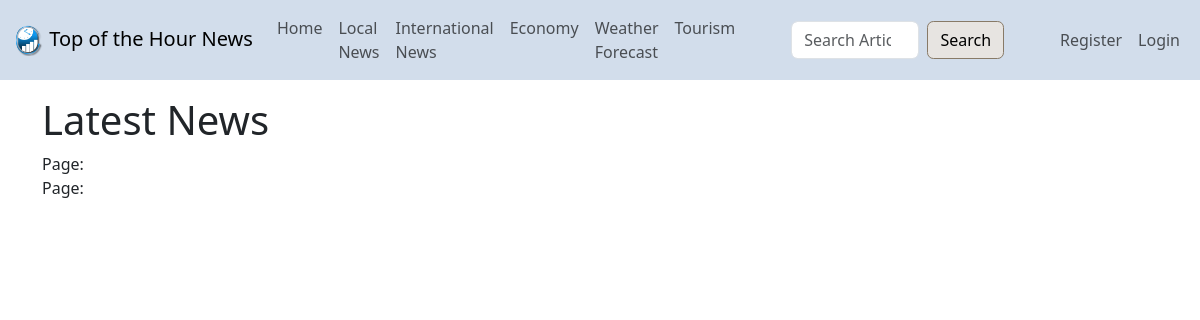
/displayNews/index.php, run on an earlier commit of the app's database.
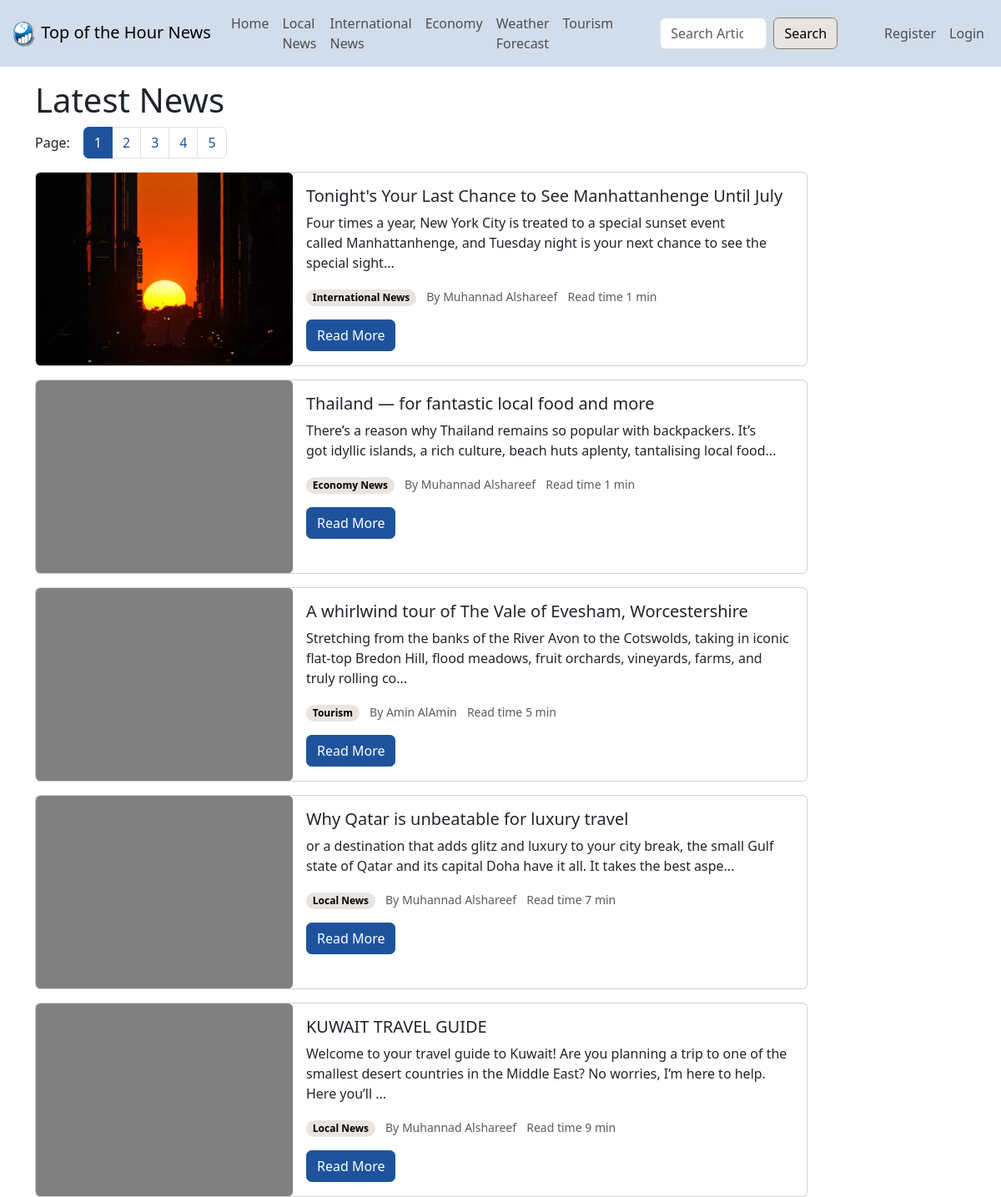
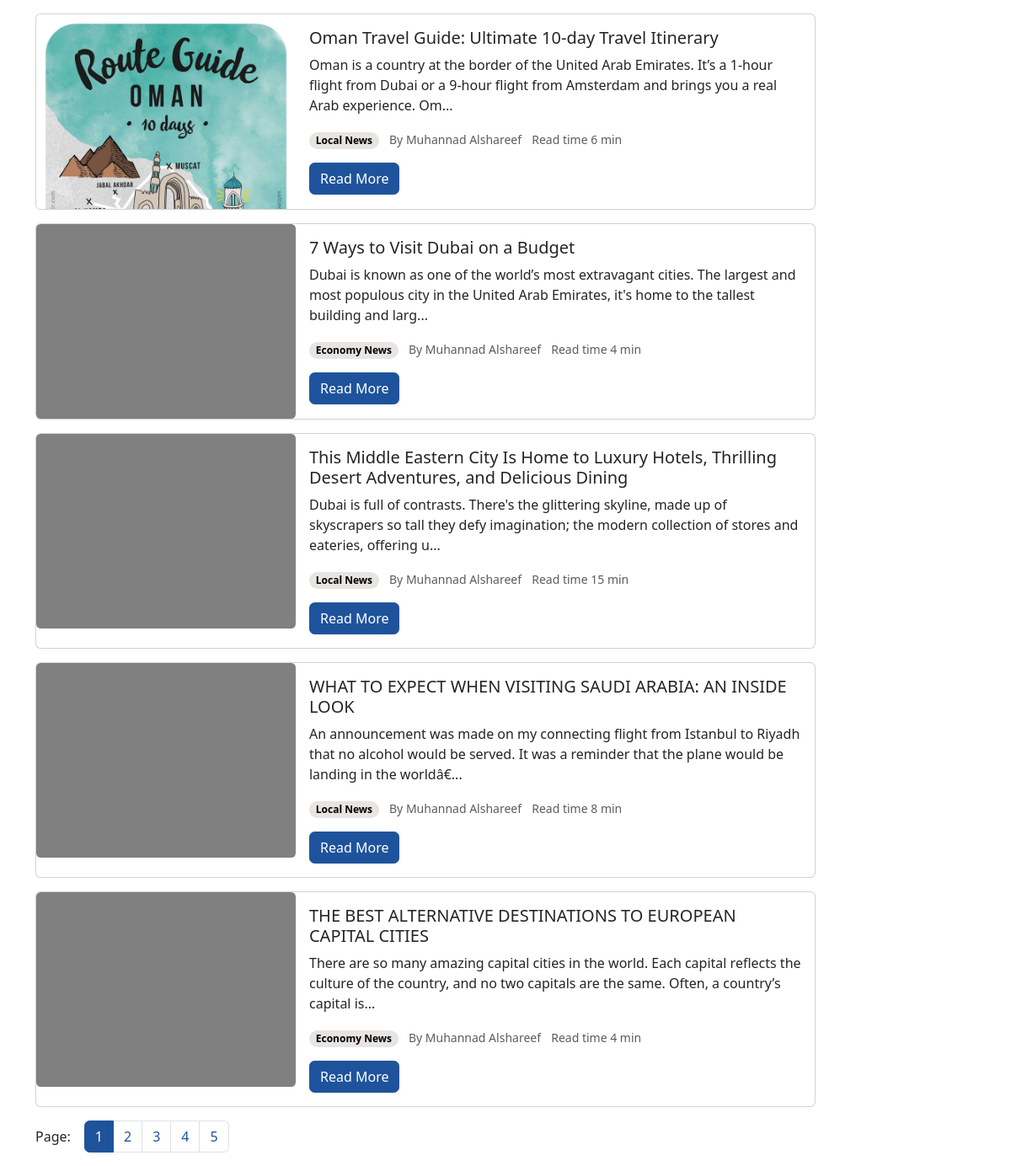
And on a later commit of the database (2 pictures, top to bottom).
### tables this page shows
CREATE TABLE `Articles` (
  `articleId` int(20) NOT NULL,
  `title` varchar(250) NOT NULL,
  `content` longtext NOT NULL,
  `readTime` int(250) NOT NULL,
  `writtenBy` int(20) NOT NULL,
  `date` datetime NOT NULL,
  `category` varchar(50) NOT NULL,
  `published` tinyint(1) NOT NULL DEFAULT 0,
  `approved` tinyint(1) NOT NULL DEFAULT 0,
  `removed` tinyint(1) NOT NULL DEFAULT 0,
  `thumbnail` varchar(1000) DEFAULT NULL
);

### models/Article.php (called while the page is built, shortened)
<?php
class Article
{
    public $category;
    public $author;
    public static function __set_state(array $state): Article
    {
        $article = new Article(
            (int) $state['articleId'],
            $state['title'],
            $state['content'],
            (int) $state['readTime'],
            (int) $state['writtenBy'],
            $state['date'],
            $state['category'],
            (bool) $state['published'],
            (bool) $state['approved'],
            (bool) $state['removed'],
            $state['thumbnail']
        );
        if (isset($state['author']))
            $article->author = $state['author'];
        return $article;
    }
    public function __construct(
        ?int $articleId,
        string $title,
        string $content,
        int $readTime,
        int $writtenBy,
        string $date,
        string $category,
        bool $published,
        bool $approved,
        bool $removed,
        ?string $thumbnail
    ) {
        $this->articleId = $articleId;
        $this->title = $title;
        $this->content = $content;
        $this->readTime = $readTime;
        $this->category = $category;
        $this->thumbnail = $thumbnail;
    }
    public static function get_published_articles(): Pagination
    {
        $pagination = new Pagination(10, 'call GetLatestArticles(', true);
        return $pagination;
    }
    public function display_category(): string
    {
        switch ($this->category) {
            case 'local':
                return 'Local News';
            case 'international':
                return 'International News';
            case 'economy':
                return 'Economy News';
            case 'tourism':
                return 'Tourism';
        }
    }
    public function get_author_name(): ?string
    {
        if (isset($this->author) && !empty($this->author))
            return $this->author;
    }
}

### Database.php (called while the page is built, shortened)
<?php
class Database
{
    public static $instance = null;
    public $mysqli = null;
    private function __construct()
    {
        if ($this->mysqli == null) {
            $this->mysqli = new mysqli(DB_HOSTNAME, DB_USERNAME, DB_PASSWORD, DB_DATABASE);
            $this->mysqli->set_charset('utf8mb4');
        }
    }
    public static function getInstance(): self
    {
        if (self::$instance == null) {
            return new self();
        }
    }
    public function query(string $sql): object
    {
        $result = $this->mysqli->query($sql);
        return $result;
    }
}

### displayNews/index.php (the view, shortened to what the changed rows need)
<?php
$pagination = Article::get_published_articles();
$articles = $pagination->get_page(null, function ($row) {
  return Article::__set_state($row);
});
?>
<div class="container">
  <h1>Latest News</h1>
  <div class="d-flex gap-3" style="align-items: first baseline;">
    <?= $pagination->pagination_controls(); ?>
  </div>
  <div class="row">
    <?php
    foreach ($articles as $article) {
      echo '
<div class="col-12 col-lg-10">
<div class="card mb-3">
  <div class="row g-0">
    <div class="col-md-4">
<div class="card-img ratio" style="background-image: url(' . $article->thumbnail . ')" role="img"></div>
    </div>
    <div class="col-12 col-md-8">
      <div class="card-body">
        <h5 class="card-title">' . $article->title . '</h5>
        <p class="card-text">' . substr(strip_tags($article->content), 0, 170) . '...</p>
        <p class="card-text">
            <span class="badge rounded-pill text-black bg-secondary-subtle vertical-align-middle">
                ' . $article->display_category() . '
            </span>
            <small class="ms-2 text-muted">By ' . $article->get_author_name() . '</small>
            <small class="ms-2 text-muted">Read time ' . $article->readTime . ' min</small>
        </p>
        <a href="' . BASE_URL . '/displayNews/article.php?id=' . $article->articleId . '" class="btn btn-primary">Read More</a>
      </div>
    </div>
  </div>
</div>
</div>
        ';
    }
    ?>
  </div>
  <div class="d-flex gap-3" style="align-items: first baseline;">
    <?= $pagination->pagination_controls(); ?>
  </div>
</div>

### models/Pagination.php (shortened to what the changed rows need)
<?php
class Pagination
{
    public $entriesPerPage;
    public $sql;
    private $totalEntries;
    private $totalPages;
    private $procedure;
    public function __construct(int $entriesPerPage, string $sql, bool $procedure = false)
    {
        $this->entriesPerPage = $entriesPerPage;
        $this->sql = $sql;
        $this->procedure = $procedure;
    }
    public function get_total_entries(): ?int
    {
        if (isset($this->totalEntries))
            return $this->totalEntries;
        $db = Database::getInstance();
        if ($this->procedure)
            $result = $db->query($this->sql . '-1,0)');
        else
            $result = $db->query($this->sql);
        if ($result) {
            $this->totalEntries = $result->num_rows;
            return $this->totalEntries;
        } else
            return null;
    }
    public function get_total_pages(): ?int
    {
        if (isset($this->totalPages))
            return $this->totalPages;
        $totalEntries = $this->get_total_entries();
        if ($totalEntries) {
            $totalPages = (int) ceil($totalEntries / $this->entriesPerPage);
            $totalPages = $totalPages <= 0 ? 1 : $totalPages;
            $this->totalPages = $totalPages;
            return $totalPages;
        } else
            return null;
    }
    public function get_page(?int $page = null, ?callable $map = null): ?array
    {
        if (!isset($page))
            $page = isset($_GET['p']) ? (int) $_GET['p'] : 1;
        if ($this->procedure)
            $query = $this->sql . $this->entriesPerPage . ', ' . $this->entriesPerPage * ($page - 1) . ');';
        else
            $query = $this->sql . ' limit ' . $this->entriesPerPage . ' offset ' . $this->entriesPerPage * ($page - 1) . ';';
        $db = Database::getInstance();
        $result = $db->query($query);
        if ($result) {
            if (isset($map))
                return array_map($map, $result->fetch_all(MYSQLI_ASSOC));
            else
                return $result->fetch_all(MYSQLI_ASSOC);
        } else
            return null;
    }
    public function pagination_controls(?int $currPage = null, ?string $urlParams = null, ?string $fragment = null): string
    {
        if (!isset($currPage))
            $currPage = isset($_GET['p']) ? (int) $_GET['p'] : 1;
        $lastPage = $this->get_total_pages();
        $out = '
          <nav aria-label="Page navigation">
              <ul class="pagination">
 ';
        for ($p = 1; $p <= $lastPage; $p++) {
            if (isset($urlParams))
                $href = '?' . preg_replace('/&{0,}p=[0-9]+/', '', $urlParams) . '&p=' . $p;
            else
                $href = '?p=' . $p;
            $out .= '<li class="page-item' . ($p == $currPage ? ' active' : '') . '"><a class="page-link page-number" data-page="' . $p . '" href="' . $href . '">' . $p . '</a></li>';
        }
        $out .= '
              </ul>
          </nav>
        ';
        return $out;
    }
}
?>

What changed in the data, as far as the page shows it:
added articles: thumbnail (picture), title "Tonight's Your Last Chance to See Manhattanhenge Until July", content "Four times a year, New York City is treated to a special sunset event called Manhattanhenge, and Tuesday night is your next chance to see the special sight", category "International News", author_name "Muhannad Alshareef", readTime "1"
added articles: title "Thailand — for fantastic local food and more", content "There’s a reason why Thailand remains so popular with backpackers. It’s got idyllic islands, a rich culture, beach huts aplenty, tantalising local food", category "Economy News", author_name "Muhannad Alshareef", readTime "1"
added articles: title "A whirlwind tour of The Vale of Evesham, Worcestershire", content "Stretching from the banks of the River Avon to the Cotswolds, taking in iconic flat-top Bredon Hill, flood meadows, fruit orchards, vineyards, farms, and truly rolling co", category "Tourism", author_name "Amin AlAmin", readTime "5"
added articles: title "Why Qatar is unbeatable for luxury travel", content "or a destination that adds glitz and luxury to your city break, the small Gulf state of Qatar and its capital Doha have it all. It takes the best aspe", category "Local News", author_name "Muhannad Alshareef", readTime "7"
added articles: title "KUWAIT TRAVEL GUIDE", content "Welcome to your travel guide to Kuwait! Are you planning a trip to one of the smallest desert countries in the Middle East? No worries, I’m here to help. Here you’ll", category "Local News", author_name "Muhannad Alshareef", readTime "9"
added articles: thumbnail (picture), title "Oman Travel Guide: Ultimate 10-day Travel Itinerary", content "Oman is a country at the border of the United Arab Emirates. It’s a 1-hour flight from Dubai or a 9-hour flight from Amsterdam and brings you a real Arab experience. Om", category "Local News", author_name "Muhannad Alshareef", readTime "6"
added articles: title "7 Ways to Visit Dubai on a Budget", content "Dubai is known as one of the world’s most extravagant cities. The largest and most populous city in the United Arab Emirates, it's home to the tallest building and larg", category "Economy News", author_name "Muhannad Alshareef", readTime "4"
added articles: title "This Middle Eastern City Is Home to Luxury Hotels, Thrilling Desert Adventures, and Delicious Dining", content "Dubai is full of contrasts. There's the glittering skyline, made up of skyscrapers so tall they defy imagination; the modern collection of stores and eateries, offering u", category "Local News", author_name "Muhannad Alshareef", readTime "15"
added articles: title "WHAT TO EXPECT WHEN VISITING SAUDI ARABIA: AN INSIDE LOOK", content "An announcement was made on my connecting flight from Istanbul to Riyadh that no alcohol would be served. It was a reminder that the plane would be landing in the worldâ€", category "Local News", author_name "Muhannad Alshareef", readTime "8"
added articles: title "THE BEST ALTERNATIVE DESTINATIONS TO EUROPEAN CAPITAL CITIES", content "There are so many amazing capital cities in the world. Each capital reflects the culture of the country, and no two capitals are the same. Often, a country’s capital is", category "Economy News", author_name "Muhannad Alshareef", readTime "4"
Also different on the page:
new list line: "1"
new list line: "2"
new list line: "3"
new list line: "4"
new list line: "5"
